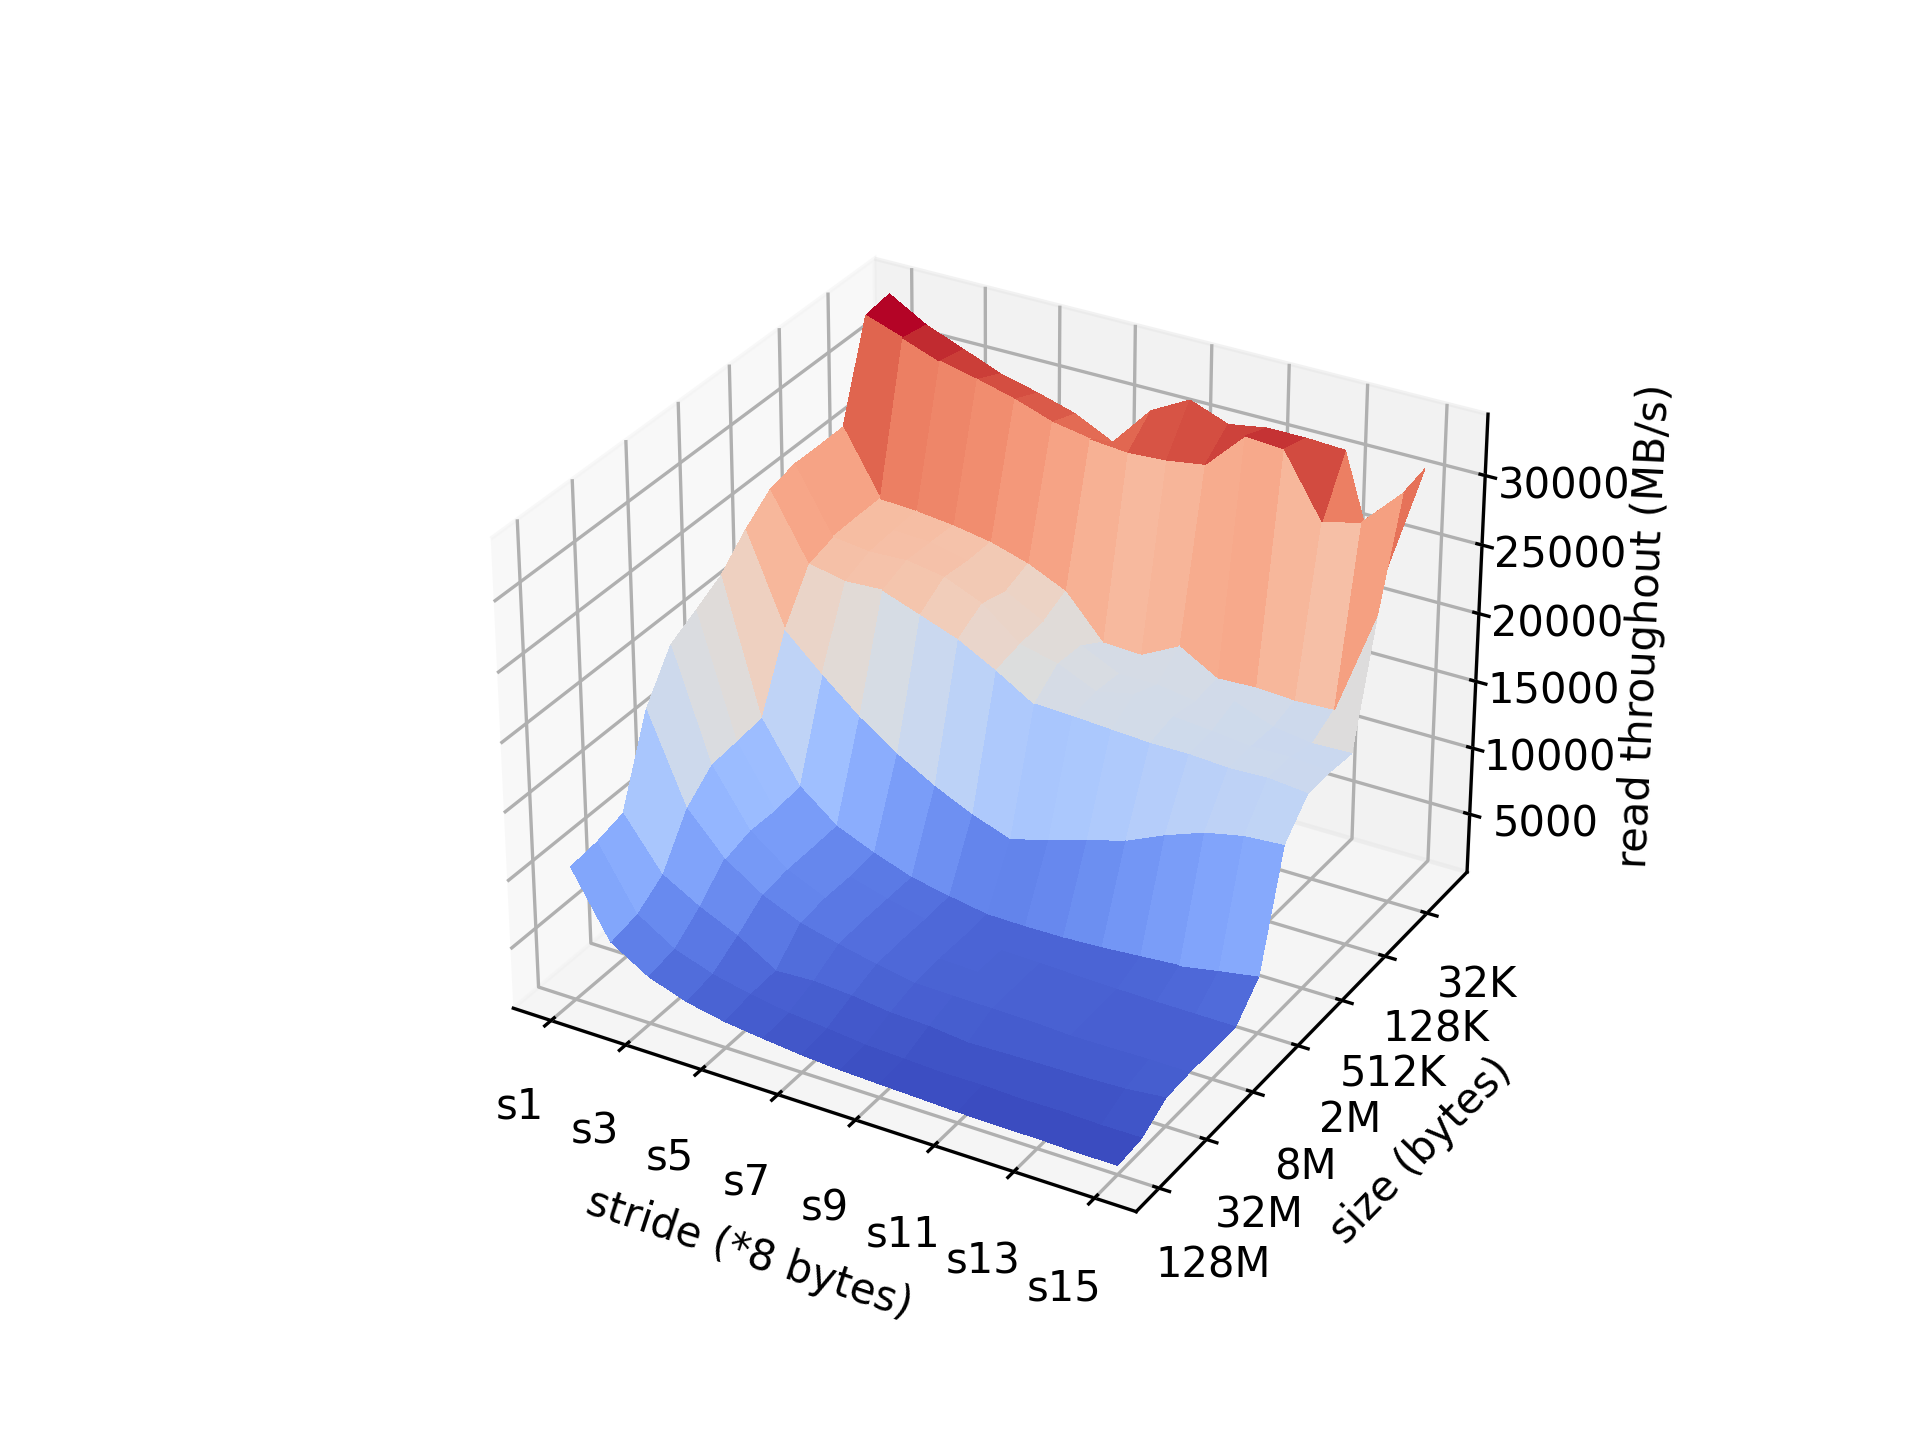

Python code for this plot:
import numpy as np
import matplotlib.pyplot as plt
from mpl_toolkits.mplot3d import Axes3D
from matplotlib.ticker import LinearLocator
from matplotlib import cm
fig = plt.figure()
ax = fig.add_subplot(111, projection='3d')
y = np.arange(14)
x = np.arange(15)
X, Y = np.meshgrid(x, y)
R = np.zeros((14, 15))
fp = open("./mountain/mountain_aux.txt")
for i in range(0, 14):
    line = fp.readline()
    mmbs = line.split("	")
    for j in range(0, 15):
        R[i][j] = int(mmbs[j])

surf = ax.plot_surface(X, Y, R, cmap=cm.coolwarm,
                       linewidth=1, antialiased=False)
ax.set_xticks(np.arange(0,15,2), ['s1','s2','s3','s4','s5','s6','s7','s8','s9','s10','s11','s12','s13','s14','s15'][::2])
ax.set_yticks(np.arange(0,14,2), ['128M','64M','32M','16M','8M','4M','2M','1024K','512K','256K','128K','64K','32K','16K'][::2])
ax.set_xlabel("stride (*8 bytes)")
ax.set_ylabel("size (bytes)")
ax.set_zlabel("read throughout (MB/s)",linespacing=3.4)

plt.savefig("./mountain/mountain.png", dpi=300)
